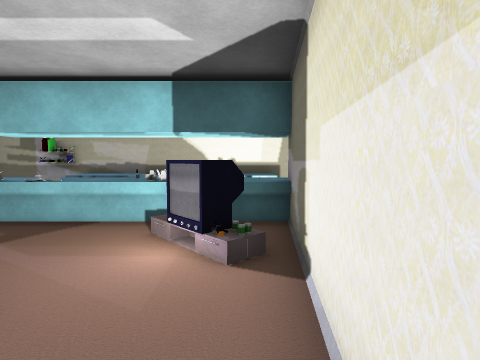
[1] (above)

14 first-person views from a walk through a scene from a Unity 3-D project. The camera is 1.3 m above the floor, tilts 4° down and sees 80° across. Doors are open. The floor is counted in squares, 1 m on a side. Each view is taken from the middle of a square. On the plan, view 1 faces up. The plan holds only what a view shows up to about 13 squares ahead; the rest is blank. The place goes on beyond the plan. The player is left out. Some animated figures are left out. Some surface patterns are stand-ins.

[2]
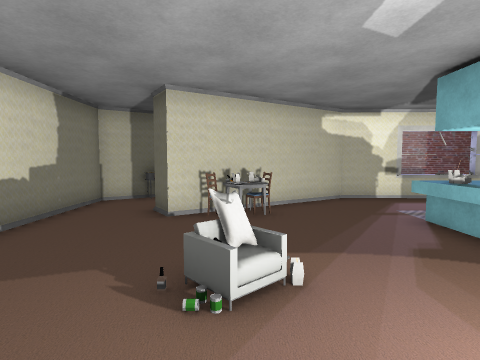

[3]
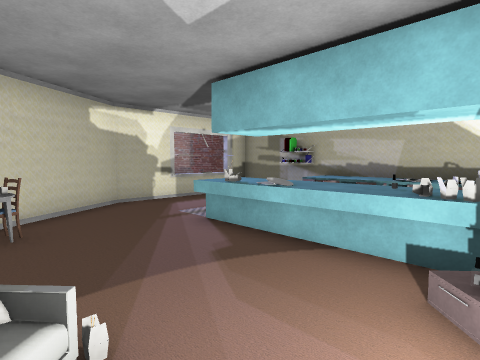

[4]
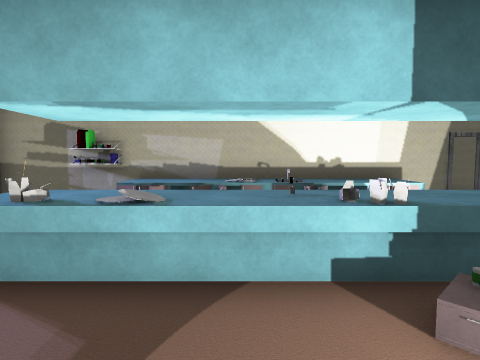

[5]
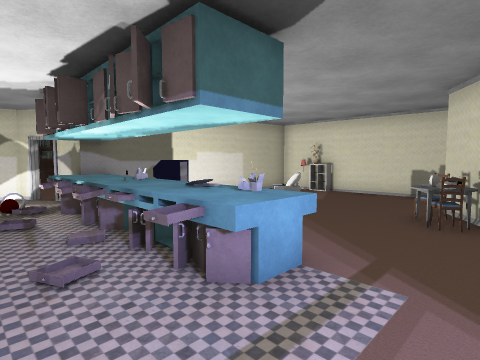

[6]
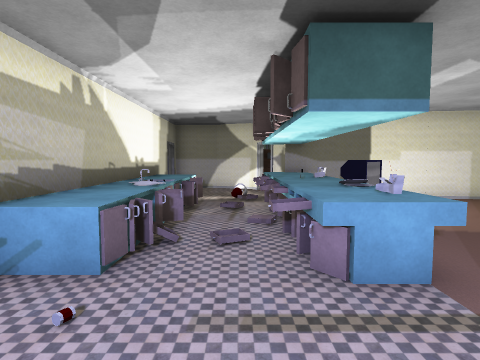

[7]
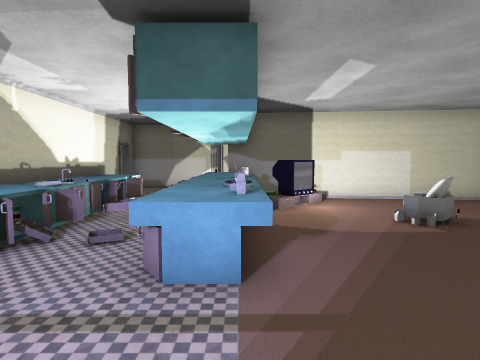

[8]
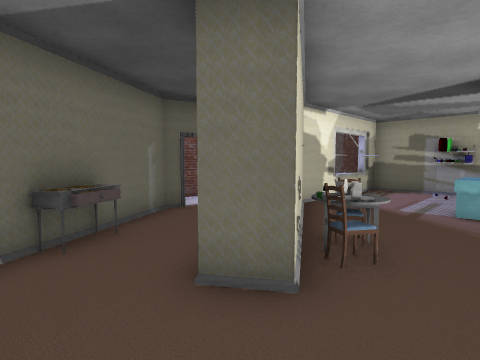

[9]
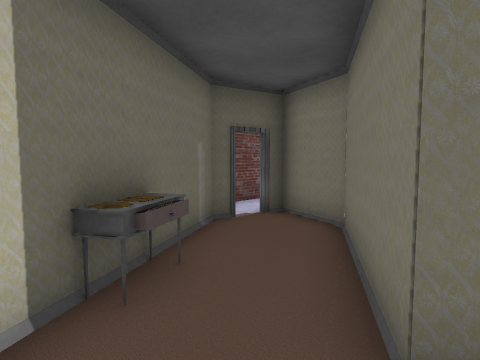

[10]
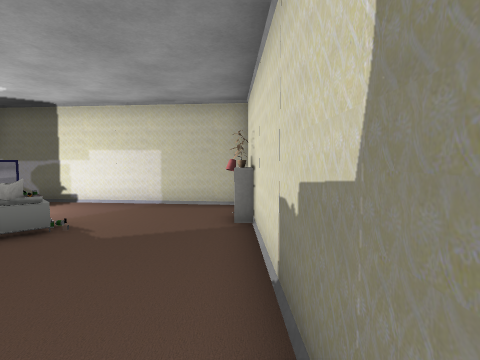

[11]
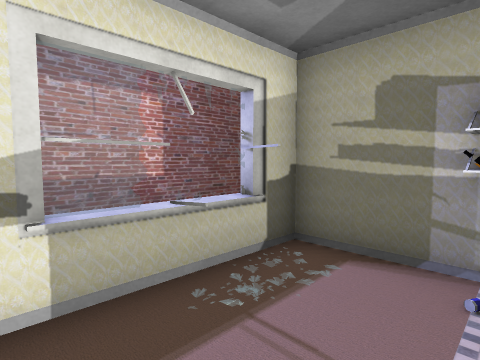

[12]
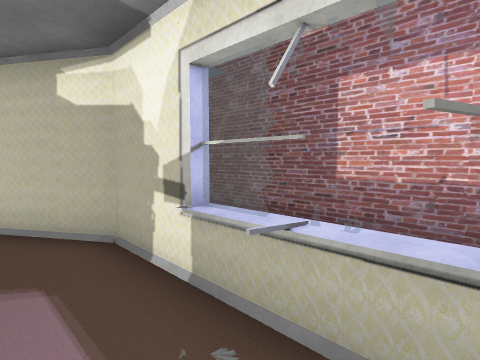

[13]
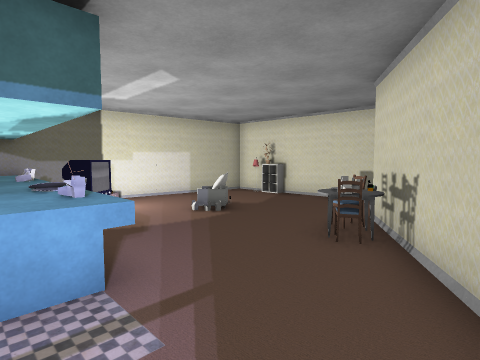

[14]
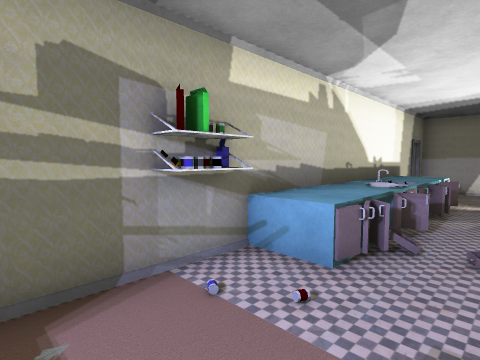

### Floor plan
Points are (right, up) in squares from view 1. A wall is a line through its corners. A room is listed if a view was taken in it or the views show most of it. See-through windows are left out.
Room 1 (views 1, 2, 3, 4, 5, 6, 7, 8, 9, 10, 11, 12, 13, 14)
walls: (1.4, 6.4) (2.1, 6.4) (2.6, 6.8); (-0.7, -2.3) (0.2, -2.2) (1, 5.5); (-7.4, 11) (-9.7, 11) (-9.8, 5.5) (-6.6, 0.3) (-7.4, -0.2) (-9.4, 3.3) (-11.3, 3.9) (-11.5, 3.2); (-11.7, 2.5) (-11.8, 1.9) (-9.1, -2.5) (-2.5, -2.3); (3, 11) (-6.6, 11)
low walls: (-9.2, 8.8) (-10, 8.8)
ways out: open door at (-12, 3)
objects: table (-10, -1) to (-10, 0); table (-7, 2) to (-6, 2); chair (-7, 3); other object (-6, 6); drawers (-6, 7) to (-5, 8); other object (-6, 10); other object (-5, 6); other object (-5, 9); other object (-5, 10) to (-4, 10); other object (-4, 6); drawers (-4, 7); other object (-4, 9); chair (-3, 2); other object (-3, 6); drawers (-3, 7) to (-3, 8); other object (-3, 9); other object (-3, 10); rack (-2, -2); other object (-2, 6); other object (-2, 7); drawers (-2, 8); other object (-1, -2); TV (-1, 4) to (0, 5); other object (-1, 6); other object (-1, 7); other object (-1, 9); other object (-1, 10) to (0, 10); other object (0, 6) to (1, 6); other object (0, 7) to (0, 8); other object (0, 9); other object (1, 7); other object (1, 10)

Positions as (right, up) in squares from view 1, and headings:
1: (0, 0), facing up
2: (0, 2), facing left
3: (-1, 2), facing up-left
4: (-3, 3), facing up
5: (-8, 9), facing down-right
6: (-9, 8), facing right
7: (-9, 6), facing right
8: (-5, -2), facing up-left
9: (-7, -2), facing up-left
10: (-8, -2), facing right
11: (-7, 7), facing up-left
12: (-8, 10), facing down-left
13: (-9, 7), facing down-right
14: (-9, 8), facing up-right
